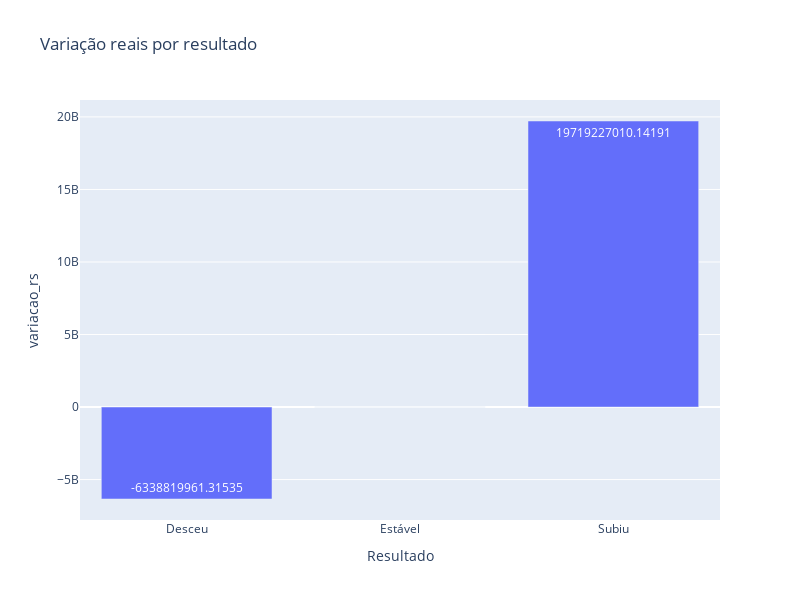

The notebook cell saved with this chart:
### Code cell
fig = px.bar(df_analise_saldo, x='Resultado', y='variacao_rs', text='variacao_rs', title='Variação reais por resultado', height=600, width=800)
fig.show()

### Figure 1 — Plotly figure (JSON) as saved in the notebook; plotly's stock layout.template omitted (floating-point values rounded to 4 significant figures)
{"data": [{"alignmentgroup": "True", "hovertemplate": "Resultado=%{x}<br>variacao_rs=%{text}<extra></extra>", "legendgroup": "", "marker": {"color": "#636efa", "pattern": {"shape": ""}}, "name": "", "offsetgroup": "", "orientation": "v", "showlegend": false, "text": [-6339000000.0, 0, 19720000000.0], "textposition": "auto", "type": "bar", "x": ["Desceu", "Estável", "Subiu"], "xaxis": "x", "y": [-6339000000.0, 0, 19720000000.0], "yaxis": "y"}], "layout": {"barmode": "relative", "height": 600, "legend": {"tracegroupgap": 0}, "title": {"text": "Variação reais por resultado"}, "width": 800, "xaxis": {"anchor": "y", "domain": [0, 1], "title": {"text": "Resultado"}}, "yaxis": {"anchor": "x", "domain": [0, 1], "title": {"text": "variacao_rs"}}}}
